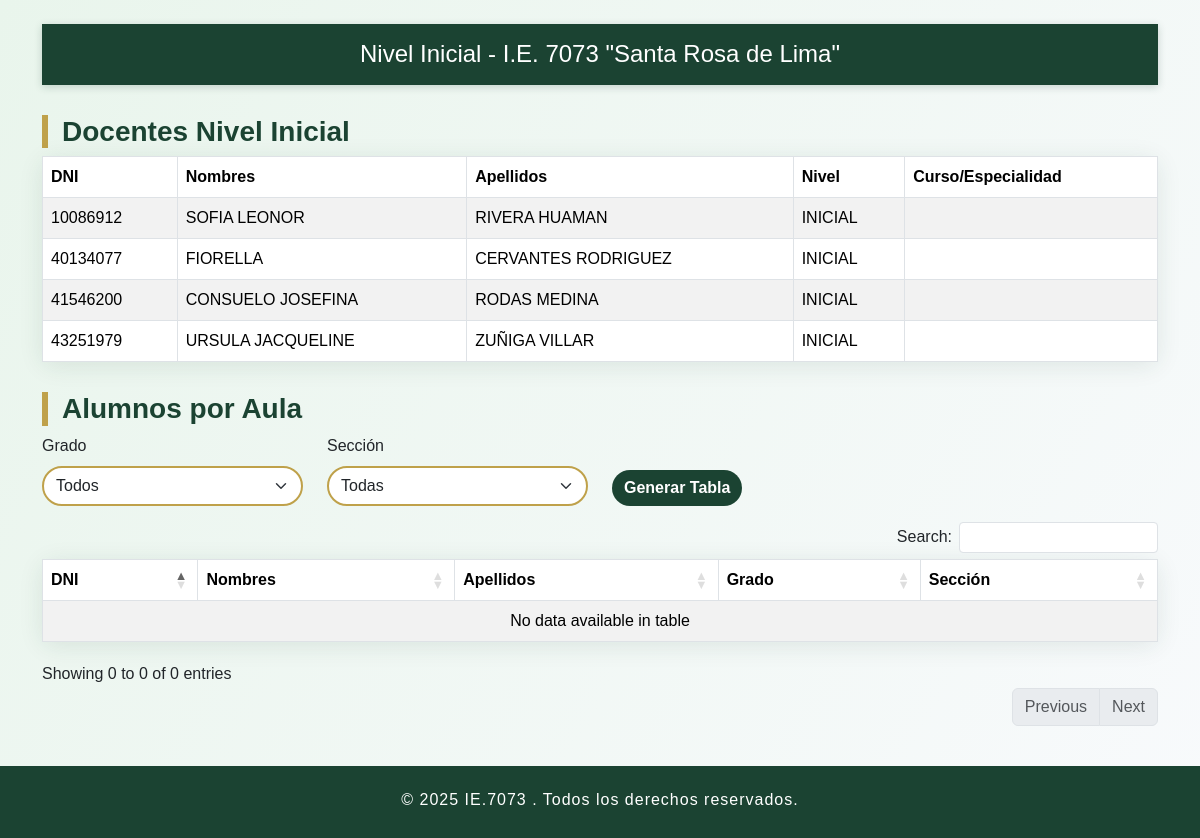
The page /frontend-php/inicial.php on the database its author committed.
### tables this page shows
CREATE TABLE `docentes` (
  `dni` varchar(20) NOT NULL,
  `nombres` varchar(100) NOT NULL,
  `apellidos` varchar(100) NOT NULL,
  `nivel` varchar(50) NOT NULL,
  `curso/especialidad` varchar(100) NOT NULL
);

### frontend-php/inicial.php (the view, shortened to what this page needs)
<?php
require 'db.php';
$sqlDocentes = "SELECT DNI, NOMBRES, APELLIDOS, NIVEL, `CURSO/ESPECIALIDAD` FROM docentes WHERE NIVEL='Inicial'";
$resDocentes = $conn->query($sqlDocentes);
?>
<!DOCTYPE html>
<html lang="es">
<head>
    <link href="https://cdn.jsdelivr.net/npm/bootstrap@5.3.2/dist/css/bootstrap.min.css" rel="stylesheet">
    <link rel="stylesheet" href="https://cdn.datatables.net/1.13.6/css/dataTables.bootstrap5.min.css">
    <link rel="stylesheet" href="https://cdn.datatables.net/buttons/2.4.1/css/buttons.bootstrap5.min.css">
</head>
<body>
    <div class="container mt-4">
        <header class="py-3 text-center">
            <h4>Nivel Inicial - I.E. 7073 "Santa Rosa de Lima"</h4>
        </header>
        <h3>Docentes Nivel Inicial</h3>
        <table id="docentesTabla" class="table table-striped table-bordered">
            <thead>
                <tr>
                    <th>DNI</th>
                    <th>Nombres</th>
                    <th>Apellidos</th>
                    <th>Nivel</th>
                    <th>Curso/Especialidad</th>
                </tr>
            </thead>
            <tbody>
                <?php while ($row = $resDocentes->fetch_assoc()): ?>
                    <tr>
                        <td><?= $row['DNI'] ?></td>
                        <td><?= $row['NOMBRES'] ?></td>
                        <td><?= $row['APELLIDOS'] ?></td>
                        <td><?= $row['NIVEL'] ?></td>
                        <td><?= $row['CURSO/ESPECIALIDAD'] ?></td>
                    </tr>
                <?php endwhile; ?>
            </tbody>
        </table>
        <h3>Alumnos por Aula</h3>
        <div class="row mb-3">
            <div class="col-md-3">
                <label for="gradoFiltro" class="form-label">Grado</label>
                <select id="gradoFiltro" class="form-select">
                    <option value="">Todos</option>
                </select>
            </div>
            <div class="col-md-3">
                <label for="seccionFiltro" class="form-label">Sección</label>
                <select id="seccionFiltro" class="form-select">
                    <option value="">Todas</option>
                </select>
            </div>
            <div class="col-md-3 align-self-end">
                <button id="filtrarBtn" class="btn btn-custom mt-2">Generar Tabla</button>
            </div>
        </div>
        <table id="alumnosTabla" class="table table-striped table-bordered">
            <thead>
                <tr>
                    <th>DNI</th>
                    <th>Nombres</th>
                    <th>Apellidos</th>
                    <th>Grado</th>
                    <th>Sección</th>
                </tr>
            </thead>
            <tbody></tbody>
        </table>
    </div>
    <footer>
        <p>&copy; 2025 IE.7073 . Todos los derechos reservados.</p>
    </footer>
</body>
</html>

### frontend-php/inicial.php (style rules this page uses)
body { font-family: 'Montserrat', sans-serif; background: linear-gradient(120deg, #e9f5ec 0%, #f8fafc 100%); }
header { background-color: #1b4332; color: white; position: sticky; top: 0; z-index: 1030; box-shadow: 0 2px 8px rgba(27, 67, 50, 0.2); }
header h4 { margin: 0; }
h1, h3 { color: #1b4332; font-weight: 700; }
h3 { border-left: 6px solid #bfa14a; padding-left: 14px; margin-top: 30px; }
.table thead { background: #1b4332; color: #fff; }
.table { background: #fff; border-radius: 12px; box-shadow: 0 4px 24px rgba(27, 67, 50, 0.10); }
.btn-custom { background-color: #1b4332; color: white; border-radius: 25px; font-weight: 600; border: none; transition: 0.3s; }
.form-select { border-radius: 25px; border: 2px solid #bfa14a; }
footer { background: #1b4332; color: white; text-align: center; padding: 22px 0 10px 0; margin-top: 40px; font-size: 1rem; letter-spacing: 1px; }

### rows shown on the page
docentes: dni "10086912", nombres "SOFIA LEONOR", apellidos "RIVERA HUAMAN", nivel "INICIAL"
docentes: dni "40134077", nombres "FIORELLA", apellidos "CERVANTES RODRIGUEZ", nivel "INICIAL"
docentes: dni "41546200", nombres "CONSUELO JOSEFINA", apellidos "RODAS MEDINA", nivel "INICIAL"
docentes: dni "43251979", nombres "URSULA JACQUELINE", apellidos "ZUÑIGA VILLAR", nivel "INICIAL"
